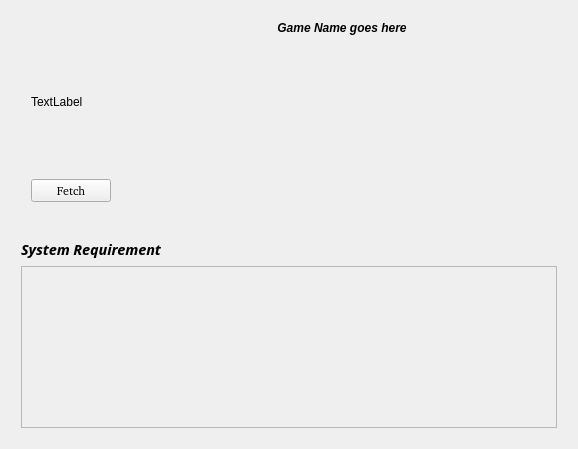
<?xml version="1.0" encoding="UTF-8"?>
<ui version="4.0">
 <class>gameinfo</class>
 <widget class="QWidget" name="gameinfo">
  <property name="windowModality">
   <enum>Qt::WindowModality::NonModal</enum>
  </property>
  <property name="geometry">
   <rect>
    <x>0</x>
    <y>0</y>
    <width>578</width>
    <height>449</height>
   </rect>
  </property>
  <property name="sizePolicy">
   <sizepolicy hsizetype="Preferred" vsizetype="Preferred">
    <horstretch>0</horstretch>
    <verstretch>0</verstretch>
   </sizepolicy>
  </property>
  <property name="windowTitle">
   <string>Form</string>
  </property>
  <layout class="QVBoxLayout" name="verticalLayout_2">
   <item>
    <layout class="QVBoxLayout" name="verticalLayout">
     <item>
      <layout class="QHBoxLayout" name="horizontalLayoutTop" stretch="0,0">
       <property name="leftMargin">
        <number>10</number>
       </property>
       <property name="topMargin">
        <number>10</number>
       </property>
       <property name="rightMargin">
        <number>10</number>
       </property>
       <property name="bottomMargin">
        <number>10</number>
       </property>
       <item>
        <layout class="QVBoxLayout" name="game_poster_layout">
         <property name="leftMargin">
          <number>10</number>
         </property>
         <property name="topMargin">
          <number>10</number>
         </property>
         <property name="rightMargin">
          <number>10</number>
         </property>
         <property name="bottomMargin">
          <number>10</number>
         </property>
         <item>
          <widget class="QLabel" name="game_poster">
           <property name="text">
            <string>TextLabel</string>
           </property>
          </widget>
         </item>
         <item>
          <widget class="QPushButton" name="fetch_btn">
           <property name="font">
            <font>
             <family>Bitstream Charter</family>
             <italic>false</italic>
             <fontweight>DemiBold</fontweight>
            </font>
           </property>
           <property name="autoFillBackground">
            <bool>false</bool>
           </property>
           <property name="text">
            <string>Fetch</string>
           </property>
          </widget>
         </item>
        </layout>
       </item>
       <item>
        <layout class="QVBoxLayout" name="download_info_layout">
         <item>
          <widget class="QLabel" name="game_name_label">
           <property name="font">
            <font>
             <italic>true</italic>
             <bold>true</bold>
            </font>
           </property>
           <property name="text">
            <string>Game Name goes here</string>
           </property>
           <property name="scaledContents">
            <bool>false</bool>
           </property>
           <property name="alignment">
            <set>Qt::AlignmentFlag::AlignCenter</set>
           </property>
          </widget>
         </item>
         <item>
          <widget class="QScrollArea" name="download_links_area">
           <property name="frameShape">
            <enum>QFrame::Shape::NoFrame</enum>
           </property>
           <property name="widgetResizable">
            <bool>true</bool>
           </property>
           <widget class="QWidget" name="download_links_widget">
            <property name="geometry">
             <rect>
              <x>0</x>
              <y>0</y>
              <width>430</width>
              <height>169</height>
             </rect>
            </property>
            <layout class="QVBoxLayout" name="verticalLayout_5">
             <item>
              <layout class="QVBoxLayout" name="download_links_layout">
               <property name="leftMargin">
                <number>10</number>
               </property>
               <property name="topMargin">
                <number>10</number>
               </property>
               <property name="rightMargin">
                <number>10</number>
               </property>
               <property name="bottomMargin">
                <number>10</number>
               </property>
              </layout>
             </item>
            </layout>
           </widget>
          </widget>
         </item>
        </layout>
       </item>
      </layout>
     </item>
     <item>
      <layout class="QVBoxLayout" name="veroticalLayoutBottom">
       <property name="leftMargin">
        <number>10</number>
       </property>
       <property name="topMargin">
        <number>10</number>
       </property>
       <property name="rightMargin">
        <number>10</number>
       </property>
       <property name="bottomMargin">
        <number>10</number>
       </property>
       <item>
        <widget class="QLabel" name="label">
         <property name="font">
          <font>
           <family>Noto Sans Display</family>
           <pointsize>11</pointsize>
           <italic>true</italic>
           <bold>true</bold>
           <underline>false</underline>
           <strikeout>false</strikeout>
          </font>
         </property>
         <property name="text">
          <string>System Requirement</string>
         </property>
         <property name="scaledContents">
          <bool>true</bool>
         </property>
        </widget>
       </item>
       <item>
        <widget class="QScrollArea" name="game_details_area">
         <property name="widgetResizable">
          <bool>true</bool>
         </property>
         <widget class="QWidget" name="game_details_widget">
          <property name="geometry">
           <rect>
            <x>0</x>
            <y>0</y>
            <width>536</width>
            <height>162</height>
           </rect>
          </property>
          <layout class="QVBoxLayout" name="verticalLayout_6">
           <item>
            <layout class="QVBoxLayout" name="game_details_layout">
             <property name="spacing">
              <number>3</number>
             </property>
             <property name="leftMargin">
              <number>10</number>
             </property>
             <property name="topMargin">
              <number>10</number>
             </property>
             <property name="rightMargin">
              <number>10</number>
             </property>
             <property name="bottomMargin">
              <number>10</number>
             </property>
            </layout>
           </item>
          </layout>
         </widget>
        </widget>
       </item>
      </layout>
     </item>
    </layout>
   </item>
  </layout>
 </widget>
 <resources/>
 <connections/>
</ui>
